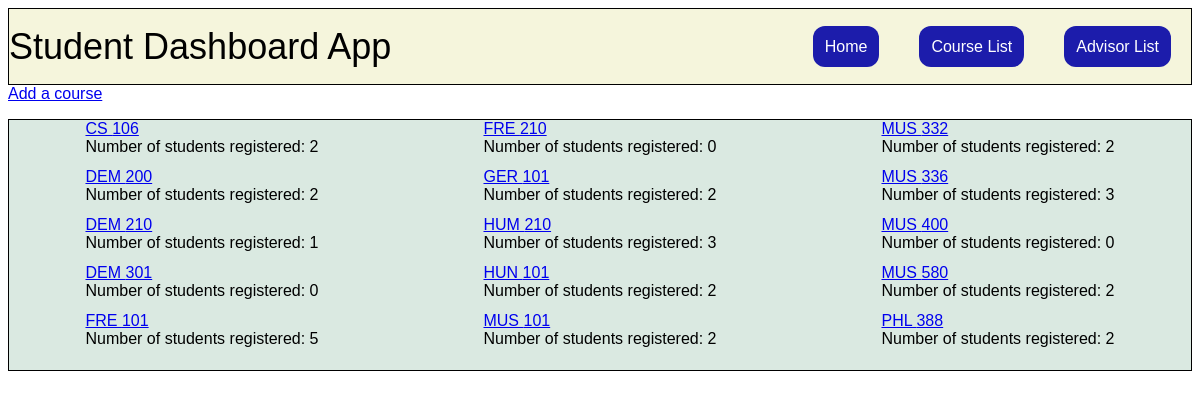
Screenshot of /course_list with the database file from the repository.
### student/models.py (models this page shows, shortened)
class Course(models.Model):
    dept = models.CharField(max_length=3)
    course_num = models.IntegerField()
    subject = models.CharField(max_length=50)
    description = models.TextField(blank=True)
    students = models.ManyToManyField(Student,
                                      blank=True,
                                      related_name="courses"
                                      )
    class Meta:
        constraints = [
            models.UniqueConstraint(
                fields=['dept', 'course_num'], name='unique_course'
            )
        ]
        ordering = ['dept', 'course_num']

### student/views.py (the view)
# urls.py: path("course_list", views.course_list, name="course_list"),
def course_list(request):
    courses = Course.objects.all()
    return render(request, "student/course_list.html", {"courses": courses})

### student/templates/student/course_list.html
{% extends "student/layout.html" %}
{% block body %}
    <a href="{% url 'new_course' %}">Add a course</a>
    <div id="course-list-container">
        {% for course in courses %}
            <div>
                <a href="{% url 'course_detail' id=course.id %}">{{course.dept}} {{course.course_num}}</a>
                <div>
                    Number of students registered:  {{ course.students.count }}
                </div>
            </div>
        {% endfor %}
    </div>
{% endblock %}

### student/static/student/styles.css (style rules this page uses)
body { font-family: 'Gill Sans', 'Gill Sans MT', Calibri, 'Trebuchet MS', sans-serif; }
#course-list-container { display: flex; flex-direction: column; height: 250px; background-color: #dae9e1; border: 1px solid black; gap: 12px; flex-wrap: wrap; align-items: center; margin-top: 1em; }

### rows the page displays
Course: dept "CS", course_num "106", students.count "2"
Course: dept "DEM", course_num "200", students.count "2"
Course: dept "DEM", course_num "210", students.count "1"
Course: dept "DEM", course_num "301", students.count "0"
Course: dept "FRE", course_num "101", students.count "5"
Course: dept "FRE", course_num "210", students.count "0"
Course: dept "GER", course_num "101", students.count "2"
Course: dept "HUM", course_num "210", students.count "3"
Course: dept "HUN", course_num "101", students.count "2"
Course: dept "MUS", course_num "101", students.count "2"
Course: dept "MUS", course_num "332", students.count "2"
Course: dept "MUS", course_num "336", students.count "3"
Course: dept "MUS", course_num "400", students.count "0"
Course: dept "MUS", course_num "580", students.count "2"
Course: dept "PHL", course_num "388", students.count "2"
